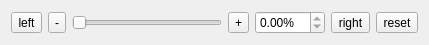
<?xml version="1.0" encoding="UTF-8"?>
<!--
 Addle source code
 Copyright 2019 Eleanor Hawk
 Modification and distribution permitted under the terms of the MIT License.
 See "LICENSE" for full details.
-->
<ui version="4.0">
 <class>ZoomRotateWidget</class>
 <widget class="QWidget" name="ZoomRotateWidget">
  <property name="geometry">
   <rect>
    <x>0</x>
    <y>0</y>
    <width>429</width>
    <height>45</height>
   </rect>
  </property>
  <property name="sizePolicy">
   <sizepolicy hsizetype="Maximum" vsizetype="Maximum">
    <horstretch>0</horstretch>
    <verstretch>0</verstretch>
   </sizepolicy>
  </property>
  <property name="windowTitle">
   <string>Form</string>
  </property>
  <layout class="QHBoxLayout" name="horizontalLayout" stretch="0,0,2,0,0,0,0">
   <item>
    <widget class="QToolButton" name="button_turntable_ccw">
     <property name="text">
      <string>left</string>
     </property>
    </widget>
   </item>
   <item>
    <widget class="QToolButton" name="button_zoom_minus">
     <property name="text">
      <string>-</string>
     </property>
    </widget>
   </item>
   <item>
    <widget class="ZoomSlider" name="slider_zoom">
     <property name="sizePolicy">
      <sizepolicy hsizetype="Fixed" vsizetype="Fixed">
       <horstretch>0</horstretch>
       <verstretch>0</verstretch>
      </sizepolicy>
     </property>
     <property name="minimumSize">
      <size>
       <width>150</width>
       <height>0</height>
      </size>
     </property>
     <property name="orientation">
      <enum>Qt::Horizontal</enum>
     </property>
    </widget>
   </item>
   <item>
    <widget class="QToolButton" name="button_zoom_plus">
     <property name="text">
      <string>+</string>
     </property>
    </widget>
   </item>
   <item>
    <widget class="QDoubleSpinBox" name="spinBox_zoom_percent">
     <property name="suffix">
      <string>%</string>
     </property>
     <property name="maximum">
      <double>0.000000000000000</double>
     </property>
    </widget>
   </item>
   <item>
    <widget class="QToolButton" name="button_turntable_cw">
     <property name="text">
      <string>right</string>
     </property>
    </widget>
   </item>
   <item>
    <widget class="QToolButton" name="button_reset">
     <property name="text">
      <string>reset</string>
     </property>
    </widget>
   </item>
  </layout>
 </widget>
 <customwidgets>
  <customwidget>
   <class>ZoomSlider</class>
   <extends>QSlider</extends>
   <header>widgetsgui/utilities/zoomslider.hpp</header>
  </customwidget>
 </customwidgets>
 <resources/>
 <connections/>
</ui>
